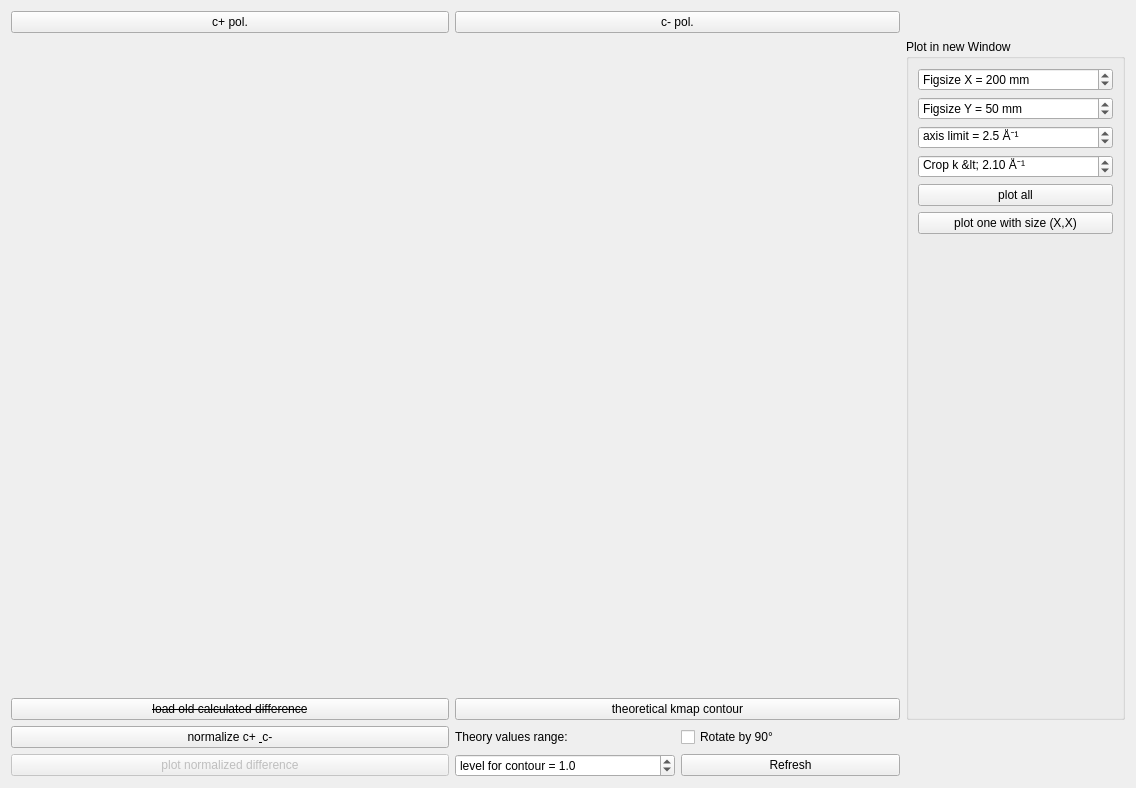
<?xml version="1.0" encoding="UTF-8"?>
<ui version="4.0">
 <class>Form</class>
 <widget class="QWidget" name="Form">
  <property name="geometry">
   <rect>
    <x>0</x>
    <y>0</y>
    <width>1136</width>
    <height>788</height>
   </rect>
  </property>
  <property name="windowTitle">
   <string>CDAD Viewer</string>
  </property>
  <layout class="QGridLayout" name="gridLayout" columnstretch="0,2,1,1,1">
   <item row="4" column="3">
    <widget class="QCheckBox" name="checkBox_rot90">
     <property name="text">
      <string>Rotate by 90°</string>
     </property>
    </widget>
   </item>
   <item row="1" column="1">
    <widget class="QPushButton" name="pushButton_loadCPlus">
     <property name="text">
      <string>c+ pol.</string>
     </property>
    </widget>
   </item>
   <item row="4" column="2">
    <widget class="QLabel" name="label_theoRange">
     <property name="text">
      <string>Theory values range:</string>
     </property>
    </widget>
   </item>
   <item row="5" column="3">
    <widget class="QPushButton" name="pushButton_refreshTheo">
     <property name="text">
      <string>Refresh</string>
     </property>
    </widget>
   </item>
   <item row="3" column="1">
    <widget class="QPushButton" name="pushButton_loadDiff">
     <property name="font">
      <font>
       <strikeout>true</strikeout>
      </font>
     </property>
     <property name="text">
      <string>load old calculated difference</string>
     </property>
    </widget>
   </item>
   <item row="5" column="2">
    <widget class="QDoubleSpinBox" name="doubleSpinBox_contourLevel">
     <property name="prefix">
      <string>level for contour = </string>
     </property>
     <property name="decimals">
      <number>1</number>
     </property>
     <property name="maximum">
      <double>99999.899999999994179</double>
     </property>
     <property name="singleStep">
      <double>0.100000000000000</double>
     </property>
     <property name="value">
      <double>1.000000000000000</double>
     </property>
    </widget>
   </item>
   <item row="5" column="1">
    <widget class="QPushButton" name="pushButton_plotNormDiff">
     <property name="enabled">
      <bool>false</bool>
     </property>
     <property name="text">
      <string>plot normalized difference</string>
     </property>
    </widget>
   </item>
   <item row="2" column="1">
    <layout class="QVBoxLayout" name="layout_cPlus">
     <property name="bottomMargin">
      <number>0</number>
     </property>
    </layout>
   </item>
   <item row="4" column="1">
    <widget class="QPushButton" name="pushButton_normalize">
     <property name="text">
      <string>normalize c+ &amp; c-</string>
     </property>
    </widget>
   </item>
   <item row="6" column="1">
    <layout class="QVBoxLayout" name="layout_diff">
     <property name="bottomMargin">
      <number>0</number>
     </property>
    </layout>
   </item>
   <item row="3" column="2" colspan="2">
    <widget class="QPushButton" name="pushButton_loadTheo">
     <property name="text">
      <string>theoretical kmap contour</string>
     </property>
    </widget>
   </item>
   <item row="6" column="2" colspan="2">
    <layout class="QVBoxLayout" name="layout_theoContour">
     <property name="leftMargin">
      <number>0</number>
     </property>
     <property name="bottomMargin">
      <number>0</number>
     </property>
    </layout>
   </item>
   <item row="2" column="2" colspan="2">
    <layout class="QVBoxLayout" name="layout_cMinus">
     <property name="bottomMargin">
      <number>0</number>
     </property>
    </layout>
   </item>
   <item row="1" column="2" colspan="2">
    <widget class="QPushButton" name="pushButton_loadCMinus">
     <property name="text">
      <string>c- pol.</string>
     </property>
    </widget>
   </item>
   <item row="2" column="4" rowspan="2">
    <widget class="QGroupBox" name="groupBox">
     <property name="title">
      <string>Plot in new Window</string>
     </property>
     <layout class="QGridLayout" name="gridLayout_2">
      <item row="4" column="0">
       <widget class="QDoubleSpinBox" name="doubleSpinBox_cropK">
        <property name="prefix">
         <string>Crop k &lt; </string>
        </property>
        <property name="suffix">
         <string> Å⁻¹</string>
        </property>
        <property name="singleStep">
         <double>0.010000000000000</double>
        </property>
        <property name="value">
         <double>2.100000000000000</double>
        </property>
       </widget>
      </item>
      <item row="6" column="0">
       <widget class="QPushButton" name="pushButton_plotAll">
        <property name="text">
         <string>plot all</string>
        </property>
       </widget>
      </item>
      <item row="2" column="0">
       <widget class="QSpinBox" name="spinBox_figsizeY">
        <property name="suffix">
         <string> mm</string>
        </property>
        <property name="prefix">
         <string>Figsize Y = </string>
        </property>
        <property name="maximum">
         <number>9999</number>
        </property>
        <property name="value">
         <number>50</number>
        </property>
       </widget>
      </item>
      <item row="1" column="0">
       <widget class="QSpinBox" name="spinBox_figsizeX">
        <property name="suffix">
         <string> mm</string>
        </property>
        <property name="prefix">
         <string>Figsize X = </string>
        </property>
        <property name="maximum">
         <number>9999</number>
        </property>
        <property name="value">
         <number>200</number>
        </property>
       </widget>
      </item>
      <item row="8" column="0">
       <spacer name="verticalSpacer">
        <property name="orientation">
         <enum>Qt::Vertical</enum>
        </property>
        <property name="sizeHint" stdset="0">
         <size>
          <width>20</width>
          <height>40</height>
         </size>
        </property>
       </spacer>
      </item>
      <item row="3" column="0">
       <widget class="QDoubleSpinBox" name="doubleSpinBox_axisLimit">
        <property name="prefix">
         <string>axis limit = </string>
        </property>
        <property name="suffix">
         <string> Å⁻¹</string>
        </property>
        <property name="decimals">
         <number>1</number>
        </property>
        <property name="maximum">
         <double>99.000000000000000</double>
        </property>
        <property name="singleStep">
         <double>0.100000000000000</double>
        </property>
        <property name="value">
         <double>2.500000000000000</double>
        </property>
       </widget>
      </item>
      <item row="7" column="0">
       <widget class="QPushButton" name="pushButton_plotOne">
        <property name="text">
         <string>plot one with size (X,X)</string>
        </property>
       </widget>
      </item>
     </layout>
    </widget>
   </item>
  </layout>
 </widget>
 <resources/>
 <connections/>
</ui>
